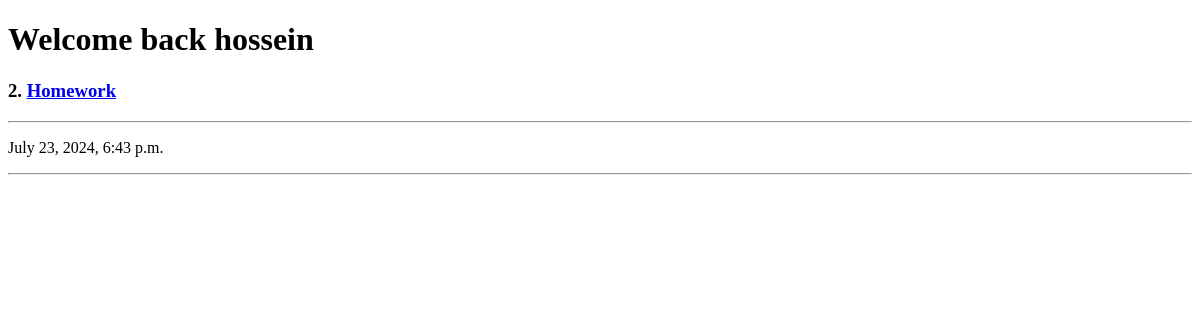
/todo/my_todos/ (signed in), run on an earlier commit of the app's database.
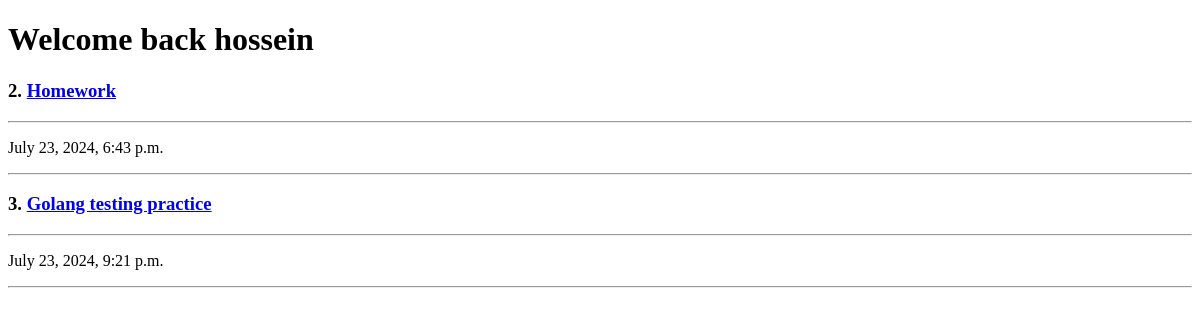
And on a later commit of the database.
### users/models.py (models this page shows, shortened)
class User(AbstractBaseUser, PermissionsMixin):
    email = models.EmailField(unique=True)
    name = models.CharField(max_length=255, null=True, blank=True)
    is_active = models.BooleanField(default=True)
    is_staff = models.BooleanField(default=False)
    created_at = models.DateTimeField(auto_now_add=True)
    updated_at = models.DateTimeField(auto_now=True)
    USERNAME_FIELD = 'email'
    REQUIRED_FIELDS = []
    objects = CustomUserManager()

### todo/models.py (models this page shows, shortened)
class Todo(models.Model):
    title = models.CharField(max_length=100, null=False, blank=False)
    user = models.ForeignKey(User, on_delete=models.CASCADE)
    description = models.TextField()
    is_done = models.BooleanField(default=False)
    created_at = models.DateTimeField(auto_now_add=True)
    updated_at = models.DateTimeField(auto_now=True)

### todo/views.py (the view)
# urls.py: path("my_todos/", views.TodoListView.as_view(), name="my_todos"),
class TodoListView(ListView):
    model = Todo
    template_name = 'todo/todo_list.html'
    context_object_name = 'todos'
    paginate_by = 10
    def get_queryset(self):
        return Todo.objects.filter(user=self.request.user)

### templates/todo/todo_list.html (shortened to what this page needs)
<!DOCTYPE html>
<html lang="en">
<head>
</head>
<body>
    <h1>Welcome back {{ request.user.name }}</h1>
    <div>
        {% for todo in todos %}
            <h3>{{ todo.id }}. <a href="{% url 'todo:todo_details' pk=todo.id %}">{{ todo.title }}</a></h3>
            <hr/>
            <p>{{ todo.created_at }}</p>
            <hr/>
        {% endfor %}
    </div>
</body>
</html>

What changed in the data, as far as the page shows it:
added Todo: id "3", title "Golang testing practice", created_at "July 23, 2024, 9:21 p.m."
